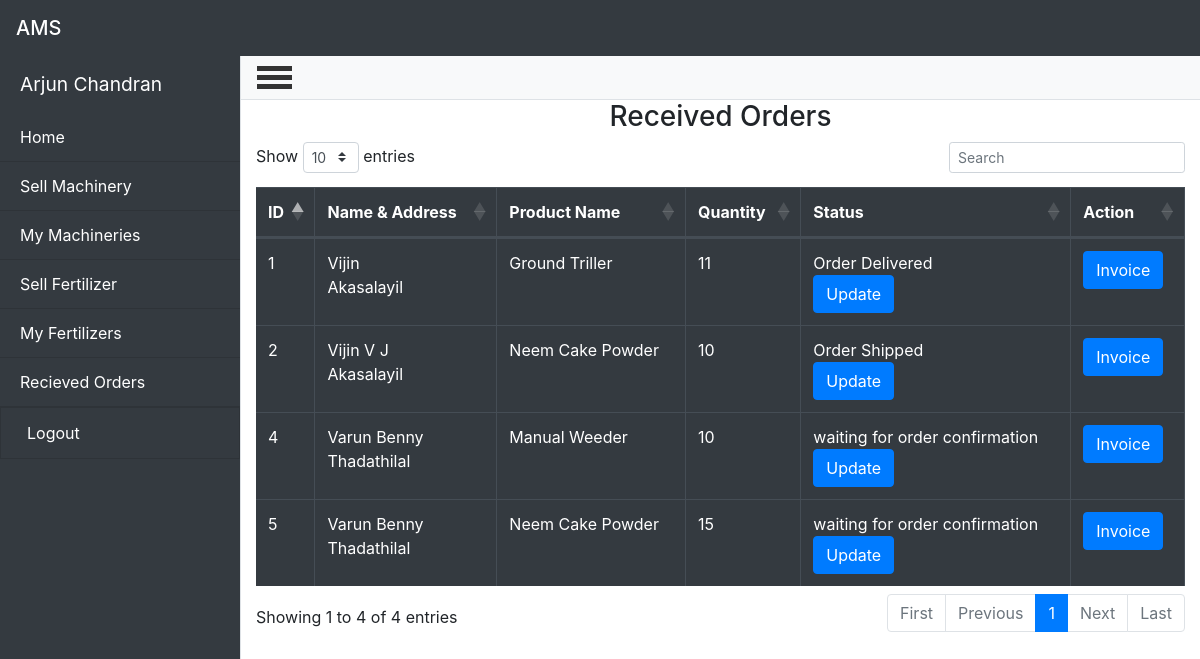
The page /seller/recievedOrders.php (signed in) on the database its author committed.
### tables this page shows
CREATE TABLE `orders` (
  `orderId` int(100) NOT NULL,
  `productId` int(100) NOT NULL,
  `productType` varchar(50) NOT NULL,
  `buyerPhoneNumber` bigint(10) NOT NULL,
  `sellerPhoneNumber` bigint(10) NOT NULL,
  `orderQuantity` int(100) NOT NULL,
  `orderPrice` int(100) NOT NULL,
  `name` varchar(50) NOT NULL,
  `houseName` varchar(100) NOT NULL,
  `city` varchar(100) NOT NULL,
  `state` varchar(100) NOT NULL,
  `pinCode` int(30) NOT NULL,
  `phoneNumber` bigint(10) NOT NULL,
  `orderStatus` varchar(300) NOT NULL DEFAULT 'waiting for order confirmation',
  `dateTime` timestamp NOT NULL DEFAULT current_timestamp() ON UPDATE current_timestamp()
);

CREATE TABLE `product` (
  `productId` int(100) NOT NULL,
  `productType` varchar(50) NOT NULL,
  `productName` varchar(100) NOT NULL,
  `productDescription` varchar(1000) NOT NULL,
  `productImage` varchar(1000) NOT NULL,
  `productPrice` int(100) NOT NULL,
  `productQuantity` int(100) NOT NULL,
  `phoneNumber` bigint(10) NOT NULL
);

### seller/recievedOrders.php (the view, shortened to what this page needs)
<!DOCTYPE html>
<html lang="en">
<head>
  <link rel="stylesheet" href="https://cdn.datatables.net/1.10.24/css/dataTables.bootstrap4.min.css">
  <link href="vendor/bootstrap/css/bootstrap.min.css" rel="stylesheet">
  <link href="css/simple-sidebar.css" rel="stylesheet">
</head>
<body?>
<?php include '../header.php' ?>
<?php include '../connection.php' ?>
  <div class="d-flex" id="wrapper">
    <div class="bg-dark text-white border-right" id="sidebar-wrapper">
      <div class="sidebar-heading"><?php echo $_SESSION['firstName']; echo " ".$_SESSION['lastName']; ?></div>
      <div class="list-group list-group-flush">
        <a href="seller-homepage.php" class="list-group-item list-group-item-action bg-dark text-white">Home</a>
        <a href="sellMachinery.php" class="list-group-item list-group-item-action bg-dark text-white">Sell Machinery</a>
        <a href="myMachineries.php" class="list-group-item list-group-item-action bg-dark text-white">My Machineries</a>
        <a href="sellFertilizers.php" class="list-group-item list-group-item-action bg-dark text-white">Sell Fertilizer</a>
        <a href="myFertilizers.php" class="list-group-item list-group-item-action bg-dark text-white">My Fertilizers</a>
        <a href="recievedOrders.php" class="list-group-item list-group-item-action bg-dark text-white">Recieved Orders</a>
        <form action="" method="POST">
        <a class="list-group-item list-group-item-action bg-dark  text-white"><button type="submit" name="logout" style="border:none; background: none;" class="text-white">Logout</button></a>
        </form>
      </div>
    </div>
    <div id="page-content-wrapper">
    <nav class="navbar navbar-expand-lg navbar-light bg-light border-bottom">
        <div id="menu-toggle" class="container1">
          <div class="bar1"></div>
          <div class="bar2"></div>
          <div class="bar3"></div>
        </div>
      </nav>
    <div class="container">
      <h3 class="text-center">Received Orders</h3>
      <table id="example" class="table table-hover table-dark table-bordered">
        <thead>
          <tr>
            <th>ID</th>
            <th>Name & Address</th>
            <th>Product Name</th>
            <th>Quantity</th>
            <th>Status</th>
            <th>Action</th>
          </tr>
        </thead>
        <tbody>
          <?php
             $phoneNumber= $_SESSION['phoneNumber'];
             $query= "SELECT * FROM orders WHERE sellerPhoneNumber='$phoneNumber'";
             $result=mysqli_query($conn,$query);
             foreach($result as $results) :
          ?>
          <tr>
          <td class='id'><?php echo $results['orderId']; ?></td>
          <td><?php echo $results['name']."<br>".$results['houseName']; ?></td>
          <?php
              $id= $results['productId'];
              $query1="SELECT * FROM product WHERE productId='$id'";
              $result1= mysqli_query($conn,$query1);
              $data1= mysqli_fetch_assoc($result1);
          ?>
          <td><?php echo $data1['productName']; ?></td>
          <td><?php echo $results['orderQuantity']; ?></td>
          <td><?php echo $results['orderStatus']; ?><br><button class="btn btn-primary update">Update</button></td>
          <td><button class="btn btn-primary viewInvoice">Invoice</button></td>
          </tr>
          <?php endforeach; ?>
        </tbody>
      </table>
    </div>
    </div>
  </div>
</body>
</html>

### seller/css/simple-sidebar.css (style rules this page uses)
#wrapper { overflow-x: hidden; }
#sidebar-wrapper { min-height: 100vh; margin-left: -15rem; -webkit-transition: margin .25s ease-out; -moz-transition: margin .25s ease-out; -o-transition: margin .25s ease-out; transition: margin .25s ease-out; }
#sidebar-wrapper .sidebar-heading { padding: 0.875rem 1.25rem; font-size: 1.2rem; }
#sidebar-wrapper .list-group { width: 15rem; }
#page-content-wrapper { min-width: 100vw; }
@media (min-width: 768px) { #sidebar-wrapper { margin-left: 0; } }
@media (min-width: 768px) { #page-content-wrapper { min-width: 0; width: 100%; } }

### seller/recievedOrders.php (style rules this page uses)
.container1 { display: flex; flex-direction: column; cursor: pointer; left: 0px; }
.bar1, .bar2, .bar3 { width: 35px; height: 5px; background-color: #333; margin: 2px 0; transition: 0.4s; }

### rows shown on the page
orders: orderId "1", name "Vijin", houseName "Akasalayil", productId.productName "Ground Triller", orderQuantity "11", orderStatus "Order Delivered"
orders: orderId "2", name "Vijin V J", houseName "Akasalayil", productId.productName "Neem Cake Powder", orderQuantity "10", orderStatus "Order Shipped"
orders: orderId "4", name "Varun Benny", houseName "Thadathilal", productId.productName "Manual Weeder", orderQuantity "10", orderStatus "waiting for order confirmation"
orders: orderId "5", name "Varun Benny", houseName "Thadathilal", productId.productName "Neem Cake Powder", orderQuantity "15", orderStatus "waiting for order confirmation"

### other values the page prints
$_SESSION['firstName'] "Arjun"
$_SESSION['lastName'] "Chandran"
